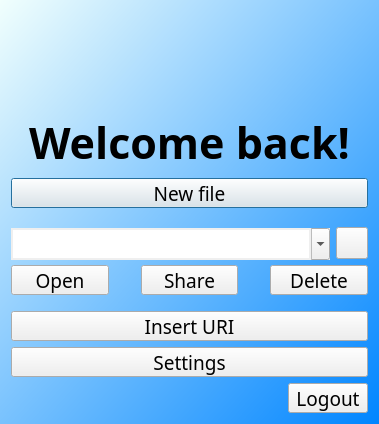
<?xml version="1.0" encoding="UTF-8"?>
<ui version="4.0">
 <class>FileChoiceWindow</class>
 <widget class="QDialog" name="FileChoiceWindow">
  <property name="geometry">
   <rect>
    <x>0</x>
    <y>0</y>
    <width>384</width>
    <height>509</height>
   </rect>
  </property>
  <property name="sizePolicy">
   <sizepolicy hsizetype="Fixed" vsizetype="Fixed">
    <horstretch>0</horstretch>
    <verstretch>0</verstretch>
   </sizepolicy>
  </property>
  <property name="minimumSize">
   <size>
    <width>324</width>
    <height>424</height>
   </size>
  </property>
  <property name="font">
   <font>
    <family>Manjari</family>
    <pointsize>14</pointsize>
   </font>
  </property>
  <property name="windowTitle">
   <string>File choice</string>
  </property>
  <property name="windowIcon">
   <iconset resource="IconsClient.qrc">
    <normaloff>:/IconsClient/myicons-pencil.png</normaloff>:/IconsClient/myicons-pencil.png</iconset>
  </property>
  <property name="styleSheet">
   <string notr="true">QDialog#FileChoiceWindow{
	background-color: qlineargradient(spread:reflect, x1:1, y1:1, x2:0, y2:0, stop:0 rgba(0, 133, 255, 255), stop:1 rgba(241, 255, 253, 255));
}</string>
  </property>
  <layout class="QVBoxLayout" name="verticalLayout">
   <property name="sizeConstraint">
    <enum>QLayout::SetFixedSize</enum>
   </property>
   <item alignment="Qt::AlignHCenter">
    <widget class="QLabel" name="ProfilePicture">
     <property name="sizePolicy">
      <sizepolicy hsizetype="Fixed" vsizetype="Fixed">
       <horstretch>0</horstretch>
       <verstretch>0</verstretch>
      </sizepolicy>
     </property>
     <property name="minimumSize">
      <size>
       <width>96</width>
       <height>96</height>
      </size>
     </property>
     <property name="text">
      <string/>
     </property>
     <property name="alignment">
      <set>Qt::AlignCenter</set>
     </property>
    </widget>
   </item>
   <item>
    <widget class="QLabel" name="WelcomeLabel">
     <property name="font">
      <font>
       <family>Manjari</family>
       <pointsize>32</pointsize>
       <weight>75</weight>
       <bold>true</bold>
      </font>
     </property>
     <property name="text">
      <string>Welcome back!</string>
     </property>
     <property name="alignment">
      <set>Qt::AlignCenter</set>
     </property>
    </widget>
   </item>
   <item>
    <widget class="QPushButton" name="NewButton">
     <property name="minimumSize">
      <size>
       <width>0</width>
       <height>30</height>
      </size>
     </property>
     <property name="maximumSize">
      <size>
       <width>500</width>
       <height>30</height>
      </size>
     </property>
     <property name="font">
      <font>
       <family>Manjari</family>
       <pointsize>14</pointsize>
      </font>
     </property>
     <property name="text">
      <string>New file</string>
     </property>
     <property name="icon">
      <iconset resource="IconsClient.qrc">
       <normaloff>:/IconsClient/myicons-new-file.png</normaloff>:/IconsClient/myicons-new-file.png</iconset>
     </property>
     <property name="iconSize">
      <size>
       <width>20</width>
       <height>20</height>
      </size>
     </property>
    </widget>
   </item>
   <item>
    <spacer name="horizontalSpacer_2">
     <property name="orientation">
      <enum>Qt::Horizontal</enum>
     </property>
     <property name="sizeHint" stdset="0">
      <size>
       <width>357</width>
       <height>13</height>
      </size>
     </property>
    </spacer>
   </item>
   <item>
    <layout class="QHBoxLayout" name="horizontalLayout_2">
     <item>
      <widget class="QComboBox" name="OpenMenu">
       <property name="minimumSize">
        <size>
         <width>122</width>
         <height>32</height>
        </size>
       </property>
       <property name="maximumSize">
        <size>
         <width>500</width>
         <height>30</height>
        </size>
       </property>
       <property name="font">
        <font>
         <family>Manjari</family>
         <pointsize>14</pointsize>
        </font>
       </property>
       <property name="autoFillBackground">
        <bool>true</bool>
       </property>
       <property name="editable">
        <bool>true</bool>
       </property>
       <property name="insertPolicy">
        <enum>QComboBox::NoInsert</enum>
       </property>
       <property name="frame">
        <bool>false</bool>
       </property>
      </widget>
     </item>
     <item>
      <widget class="QPushButton" name="RefreshButton">
       <property name="sizePolicy">
        <sizepolicy hsizetype="Fixed" vsizetype="Fixed">
         <horstretch>0</horstretch>
         <verstretch>0</verstretch>
        </sizepolicy>
       </property>
       <property name="minimumSize">
        <size>
         <width>30</width>
         <height>30</height>
        </size>
       </property>
       <property name="maximumSize">
        <size>
         <width>32</width>
         <height>32</height>
        </size>
       </property>
       <property name="font">
        <font>
         <family>DejaVu Sans</family>
         <pointsize>12</pointsize>
        </font>
       </property>
       <property name="toolTip">
        <string>&lt;html&gt;&lt;head/&gt;&lt;body&gt;&lt;p&gt;Refresh file list&lt;/p&gt;&lt;/body&gt;&lt;/html&gt;</string>
       </property>
       <property name="text">
        <string/>
       </property>
       <property name="icon">
        <iconset resource="IconsClient.qrc">
         <normaloff>:/IconsClient/myicons-refresh.png</normaloff>:/IconsClient/myicons-refresh.png</iconset>
       </property>
       <property name="iconSize">
        <size>
         <width>16</width>
         <height>16</height>
        </size>
       </property>
       <property name="autoDefault">
        <bool>false</bool>
       </property>
      </widget>
     </item>
    </layout>
   </item>
   <item>
    <layout class="QHBoxLayout" name="horizontalLayout">
     <property name="spacing">
      <number>32</number>
     </property>
     <item>
      <widget class="QPushButton" name="OpenButton">
       <property name="minimumSize">
        <size>
         <width>0</width>
         <height>30</height>
        </size>
       </property>
       <property name="maximumSize">
        <size>
         <width>100</width>
         <height>30</height>
        </size>
       </property>
       <property name="font">
        <font>
         <family>Manjari</family>
         <pointsize>14</pointsize>
        </font>
       </property>
       <property name="text">
        <string>Open</string>
       </property>
       <property name="icon">
        <iconset resource="IconsClient.qrc">
         <normaloff>:/IconsClient/myicons-open-file.png</normaloff>:/IconsClient/myicons-open-file.png</iconset>
       </property>
       <property name="iconSize">
        <size>
         <width>20</width>
         <height>20</height>
        </size>
       </property>
      </widget>
     </item>
     <item>
      <widget class="QPushButton" name="ShareButton">
       <property name="minimumSize">
        <size>
         <width>0</width>
         <height>30</height>
        </size>
       </property>
       <property name="maximumSize">
        <size>
         <width>100</width>
         <height>30</height>
        </size>
       </property>
       <property name="font">
        <font>
         <family>Manjari</family>
         <pointsize>14</pointsize>
        </font>
       </property>
       <property name="toolTip">
        <string>&lt;html&gt;&lt;head/&gt;&lt;body&gt;&lt;p&gt;Get shareable URI&lt;/p&gt;&lt;/body&gt;&lt;/html&gt;</string>
       </property>
       <property name="text">
        <string>Share</string>
       </property>
       <property name="icon">
        <iconset resource="IconsClient.qrc">
         <normaloff>:/IconsClient/myicons-share.png</normaloff>:/IconsClient/myicons-share.png</iconset>
       </property>
       <property name="iconSize">
        <size>
         <width>20</width>
         <height>20</height>
        </size>
       </property>
      </widget>
     </item>
     <item>
      <widget class="QPushButton" name="DeleteButton">
       <property name="minimumSize">
        <size>
         <width>0</width>
         <height>30</height>
        </size>
       </property>
       <property name="maximumSize">
        <size>
         <width>100</width>
         <height>30</height>
        </size>
       </property>
       <property name="font">
        <font>
         <family>Manjari</family>
         <pointsize>14</pointsize>
        </font>
       </property>
       <property name="text">
        <string>Delete</string>
       </property>
       <property name="icon">
        <iconset resource="IconsClient.qrc">
         <normaloff>:/IconsClient/myicons-remove.png</normaloff>:/IconsClient/myicons-remove.png</iconset>
       </property>
       <property name="iconSize">
        <size>
         <width>20</width>
         <height>20</height>
        </size>
       </property>
      </widget>
     </item>
    </layout>
   </item>
   <item>
    <spacer name="horizontalSpacer">
     <property name="orientation">
      <enum>Qt::Horizontal</enum>
     </property>
     <property name="sizeHint" stdset="0">
      <size>
       <width>40</width>
       <height>10</height>
      </size>
     </property>
    </spacer>
   </item>
   <item>
    <widget class="QPushButton" name="URIButton">
     <property name="minimumSize">
      <size>
       <width>0</width>
       <height>30</height>
      </size>
     </property>
     <property name="maximumSize">
      <size>
       <width>16777215</width>
       <height>30</height>
      </size>
     </property>
     <property name="font">
      <font>
       <family>Manjari</family>
       <pointsize>14</pointsize>
      </font>
     </property>
     <property name="text">
      <string>Insert URI</string>
     </property>
     <property name="icon">
      <iconset resource="IconsClient.qrc">
       <normaloff>:/IconsClient/myicons-uri.png</normaloff>:/IconsClient/myicons-uri.png</iconset>
     </property>
     <property name="iconSize">
      <size>
       <width>20</width>
       <height>20</height>
      </size>
     </property>
    </widget>
   </item>
   <item>
    <widget class="QPushButton" name="SettingsButton">
     <property name="minimumSize">
      <size>
       <width>0</width>
       <height>30</height>
      </size>
     </property>
     <property name="maximumSize">
      <size>
       <width>16777215</width>
       <height>30</height>
      </size>
     </property>
     <property name="font">
      <font>
       <family>Manjari</family>
       <pointsize>14</pointsize>
      </font>
     </property>
     <property name="text">
      <string>Settings</string>
     </property>
     <property name="icon">
      <iconset resource="IconsClient.qrc">
       <normaloff>:/IconsClient/myicons-settings.png</normaloff>:/IconsClient/myicons-settings.png</iconset>
     </property>
     <property name="iconSize">
      <size>
       <width>20</width>
       <height>20</height>
      </size>
     </property>
    </widget>
   </item>
   <item alignment="Qt::AlignRight">
    <widget class="QPushButton" name="LogoutButton">
     <property name="sizePolicy">
      <sizepolicy hsizetype="Fixed" vsizetype="Fixed">
       <horstretch>0</horstretch>
       <verstretch>0</verstretch>
      </sizepolicy>
     </property>
     <property name="minimumSize">
      <size>
       <width>0</width>
       <height>30</height>
      </size>
     </property>
     <property name="maximumSize">
      <size>
       <width>100</width>
       <height>30</height>
      </size>
     </property>
     <property name="font">
      <font>
       <family>Manjari</family>
       <pointsize>14</pointsize>
      </font>
     </property>
     <property name="text">
      <string>Logout</string>
     </property>
     <property name="icon">
      <iconset resource="IconsClient.qrc">
       <normaloff>:/IconsClient/myicons-logout.png</normaloff>:/IconsClient/myicons-logout.png</iconset>
     </property>
     <property name="iconSize">
      <size>
       <width>20</width>
       <height>20</height>
      </size>
     </property>
    </widget>
   </item>
  </layout>
 </widget>
 <resources>
  <include location="IconsClient.qrc"/>
 </resources>
 <connections/>
</ui>
